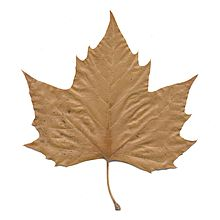
#> input picture image.jpg, 220 x 220 px
$ python gray_feature_selection.py
#> lines starting #> are read from the running program, lines starting #| are printed output that depends on the picture
from time import sleep
from PIL import Image
import glob
import numpy as np


#takes all the images in the current directory and loads them into a list.
filelist = glob.glob('image.jpg')
print(filelist)
#please change to the appropriate directory

#takes the list of images and converts it into a 4d array x[0][0][0][0]
x = np.array([np.array(Image.open(fname)) for fname in filelist])


#shows the first image's specications
jpgfile = Image.open(filelist[0])
#> jpgfile is the input picture: PIL image 220x220 RGB; mean R, G, B 228.3, 215.3, 201.3
#jpgfile.show(command='fim')
print(jpgfile.bits, jpgfile.size, jpgfile.format)
#| 8 (220, 220) JPEG

counter = 0
list(jpgfile.getdata())
for pixel in iter(jpgfile.getdata()):
    #print(pixel)
    counter+=1
#> after the loop, counter = 48400

print (counter, "pixels for this image")
#| 48400 pixels for this image

print(x[0][0][0], " the first pixel in the first image RGB")
#| [255 255 255]  the first pixel in the first image RGB
print(len(x[0]), " Length")
#| 220  Length
print(len(x[0][0]), " Width")
#| 220  Width


#converts the x 4d array into a 2d array with flattened array.

print("The 1st image, with a flattened array for all the rgb values")
final = x.flatten().reshape(len(x),len(x[0])*len(x[0][0])*len(x[0][0][0]))


sample_gray = [[0 for x in range(220)] for z in range(220)]
#> sample_gray = 220 items

#print(len(sample_gray))
#print(len(sample_gray[0]))


for x1 in range(len(sample_gray)):
    for y1 in range(len(sample_gray[0])):
       sample_gray[x1][y1] += ((int(x[0][x1][y1][0])*0.3) + (int(x[0][x1][y1][1])*0.6) +(int(x[0][x1][y1][2])*0.1))

img = Image.fromarray(x[0], 'RGB')
img_array= np.array(Image.open(filelist[0]).convert('L'))
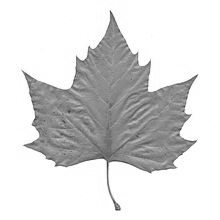
#> img_array: shape (220, 220); min 54, max 255, mean 217.6


#convert to numpy array

'''~~~~~~~~~~~~~~~~~~~~~~~~~~~~~~~~~~~~~~~~~~~~~~~'''

imageCount = 1
imageSize = 220
columnSize = 220

sample_gray = np.array(sample_gray)

sample_gray = np.asarray(sample_gray, dtype='int32')
feature_select = np.reshape(sample_gray, (imageCount, imageSize*columnSize))


print("Feature Selection")
# Feature Selection
# 64 x 64 greyscale image


column_counter = 0
columnAccumulator = []#[[0 for x in range(imageSize*imageSize)] for y in range(imageCount)]


columnDerivatives = [0 for x in range(columnSize)]
#> columnDerivatives = 220 values from 0 to 0
columnDerivativesLabel = [0 for x in range(columnSize)]
#> columnDerivativesLabel = 220 values from 0 to 0

for columnCounter in range(columnSize):

	columnAccumulator = []
	for imageCounter in range(imageCount):


		for columnMover in range(imageSize):

			columnAccumulator.append(feature_select[imageCounter][(imageSize*columnMover)+columnCounter])
	#print(columnAccumulator)


	columnDerivatives[columnCounter] = np.std(columnAccumulator)
	print("Standard Deviation for Column:", columnCounter, "is", columnDerivatives[columnCounter])
	if columnDerivatives[columnCounter] > 5 :
		columnDerivativesLabel[columnCounter] = 1
		column_counter+=1
#> this loop made 220 passes
#| Standard Deviation for Column: 0 is 0.0
#| Standard Deviation for Column: 1 is 0.0
#| Standard Deviation for Column: 2 is 0.0
#| Standard Deviation for Column: 3 is 0.0
#| Standard Deviation for Column: 4 is 0.0
#| Standard Deviation for Column: 5 is 0.0
#| Standard Deviation for Column: 6 is 0.0
#| Standard Deviation for Column: 7 is 0.0
#> (further printed lines are left out)
#> after the loop, columnDerivatives = 220 values, max 60.72 at index 147, min 0 at index 0, mean 42.92; columnDerivativesLabel = 220 values, max 1 at index 22, min 0 at index 0, mean 0.8; column_counter = 176

print(columnDerivativesLabel)
#> (printed output is left out)

#making new images out of selected columns
#there is an easier way to this, use transpose()

feature_select_image = [[[0 for x in range(column_counter)] for z in range(220)]  for y in range(imageCount)]
#> feature_select_image = 1 item

print(len(feature_select_image))
print(len(feature_select_image[0]))
print(len(feature_select_image[0][0]))
offset = 0
for imageCounter in range(imageCount):

	for columnCounter in range(columnSize):
		if columnDerivativesLabel[columnCounter] == 1:
			for columnMover in range(imageSize):

				feature_select_image[imageCounter][columnMover][offset] = feature_select[imageCounter][(imageSize*columnMover)+columnCounter]
			offset +=1
#> after the loop, offset = 176


#print(feature_select_image[0])
'''~~~~~~~~~~~~~~~~~~~~~~~~~~~~~~~~~~~~~~~~~~~~~~~'''

feature_image = np.array(feature_select_image[0])
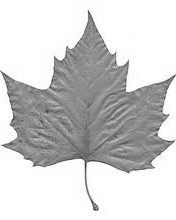
#> feature_image: shape (220, 176) int32; min 54, max 255, mean 208.2

sample_gray = np.asarray(sample_gray, dtype='uint8')
print(sample_gray)
print(img_array)

img2 = Image.fromarray(sample_gray, 'L')

print(img2)
img2.save('image_gray.jpg')
#img2.show(command='fim')


print(final[0])
print(final[0][0]/4.3)
final.astype(float)
#1st image
final[0][0] = float(final[0][0]/4.3)
print(final[0][0])

#a = np.array([[1,2], [3,4]])
#print(np.std(a))

print(feature_image)
feature_image = np.asarray(feature_image, dtype='int32')
feature_image = np.asarray(feature_image, dtype='uint8')
img3 = Image.fromarray(feature_image, 'L')
print(img3)
img3.save('image_gray_feature.jpg')
